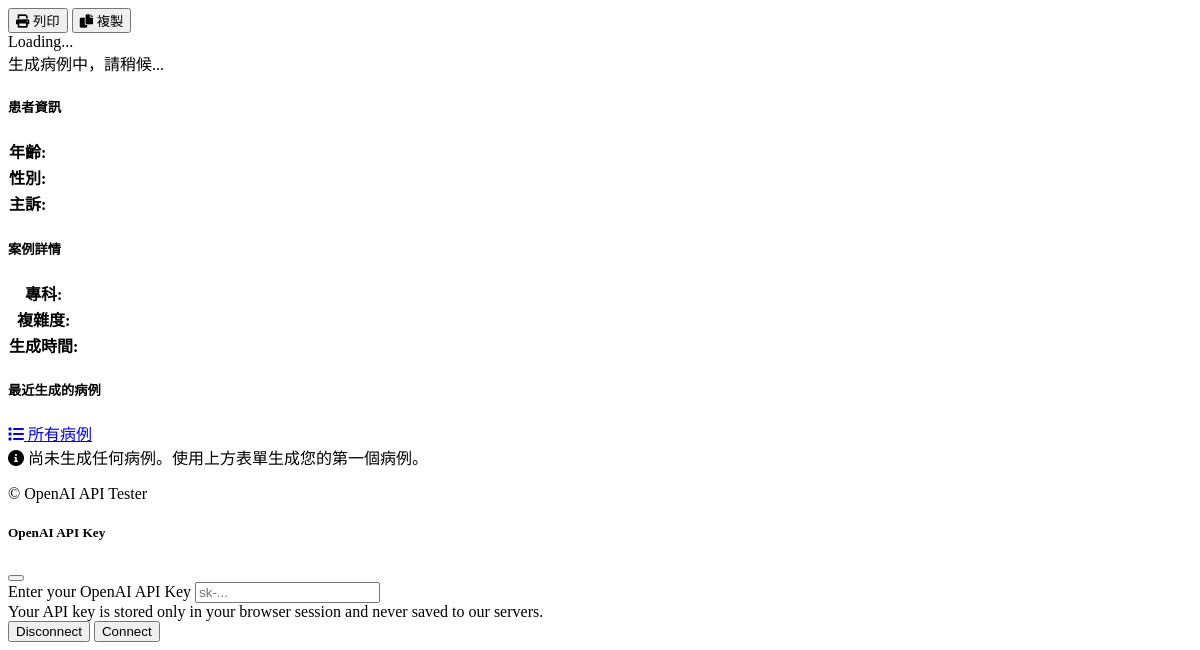
/medical (lower part), run on an earlier commit of the app's database.
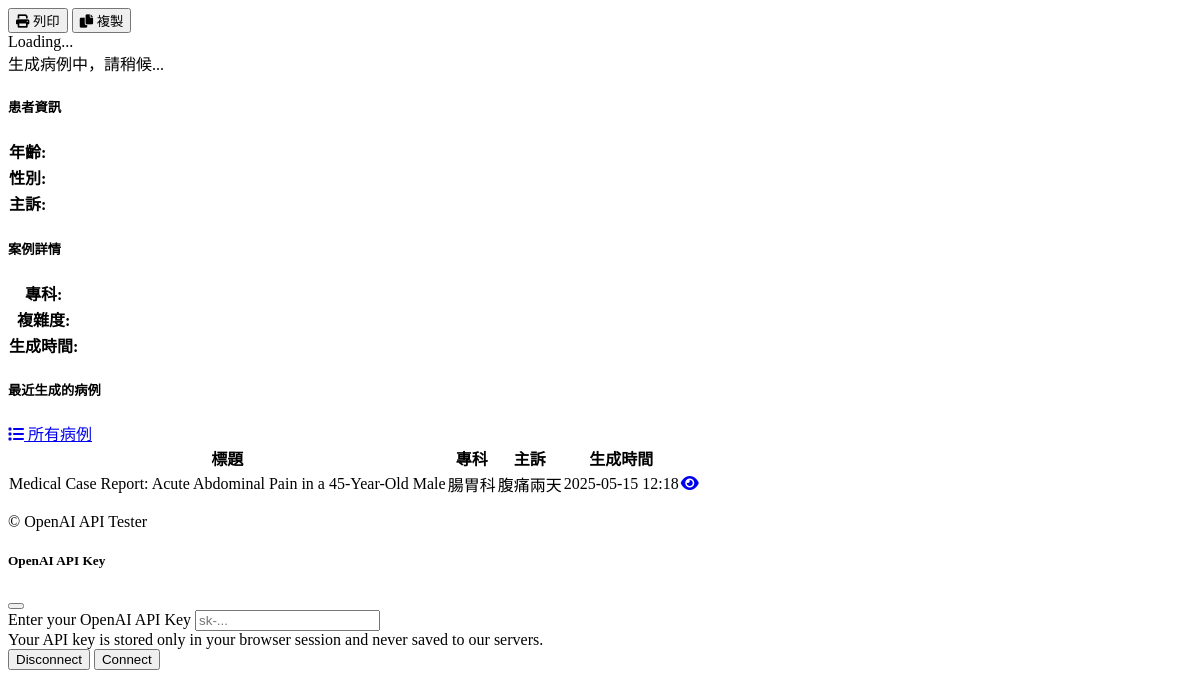
And on a later commit of the database.
### models/medical_case.py (models this page shows, shortened)
class MedicalCase(db.Model):
    id = db.Column(db.Integer, primary_key=True)
    title = db.Column(db.String(200), nullable=False)
    patient_age = db.Column(db.Integer, nullable=True)
    patient_gender = db.Column(db.String(20), nullable=True)
    chief_complaint = db.Column(db.Text, nullable=False)
    history_present_illness = db.Column(db.Text, nullable=True)
    past_medical_history = db.Column(db.Text, nullable=True)
    medications = db.Column(db.Text, nullable=True)
    allergies = db.Column(db.Text, nullable=True)
    family_history = db.Column(db.Text, nullable=True)
    social_history = db.Column(db.Text, nullable=True)
    physical_examination = db.Column(db.Text, nullable=True)
    vital_signs = db.Column(db.Text, nullable=True)
    laboratory_results = db.Column(db.Text, nullable=True)
    imaging_results = db.Column(db.Text, nullable=True)
    assessment = db.Column(db.Text, nullable=True)
    plan = db.Column(db.Text, nullable=True)
    specialty_id = db.Column(db.Integer, db.ForeignKey('medical_specialty.id'), nullable=True)
    diagnoses = db.relationship('Diagnosis', backref='case', lazy=True, cascade="all, delete-orphan")
    prompt_used = db.Column(db.Text, nullable=True)
    system_message = db.Column(db.Text, nullable=True)
    ai_model = db.Column(db.String(50), nullable=True)
    created_at = db.Column(db.DateTime, default=datetime.utcnow)
    updated_at = db.Column(db.DateTime, default=datetime.utcnow, onupdate=datetime.utcnow)

class MedicalSpecialty(db.Model):
    id = db.Column(db.Integer, primary_key=True)
    name = db.Column(db.String(100), nullable=False, unique=True)
    description = db.Column(db.Text, nullable=True)
    cases = db.relationship('MedicalCase', backref='specialty', lazy=True)

### routes/medical_routes.py (the view)
@app.route('/medical', methods=['GET'])
def medical_home():
    api_key = get_api_key()
    api_connected = api_key is not None
    specialties = MedicalSpecialty.query.order_by(MedicalSpecialty.name).all()
    recent_cases = MedicalCase.query.order_by(MedicalCase.created_at.desc()).limit(5).all()
    templates = CaseTemplate.query.order_by(CaseTemplate.name).all()
    return render_template(
        'medical/home.html',
        api_connected=api_connected,
        specialties=specialties,
        recent_cases=recent_cases,
        templates=templates
    )

### utils.py (called while the page is built)
def get_api_key():
    if 'api_key' in session and session['api_key']:
        return session['api_key']
    env_api_key = os.environ.get("OPENAI_API_KEY")
    if env_api_key:
        return env_api_key
    return None

### templates/medical/home.html (shortened to what the changed rows need)
{% extends 'layout.html' %}
{% block content %}
<div class="container py-4">
    <div class="row mb-4 d-none" id="resultSection">
        <div class="col-12">
            <div class="card shadow-sm">
                <div class="card-body">
                    <div id="caseResult" class="d-none">
                        <div class="row mb-4">
                            <div class="col-md-6">
                                <div class="card h-100">
                                    <div class="card-body">
                                        <table class="table table-sm">
                                            <tr>
                                                <th width="30%">年齡:</th>
                                            </tr>
                                            <tr>
                                                <th>性別:</th>
                                            </tr>
                                            <tr>
                                                <th>主訴:</th>
                                            </tr>
                                        </table>
                                    </div>
                                </div>
                            </div>
                            <div class="col-md-6">
                                <div class="card h-100">
                                    <div class="card-body">
                                        <table class="table table-sm">
                                            <tr>
                                                <th width="30%">專科:</th>
                                            </tr>
                                            <tr>
                                                <th>複雜度:</th>
                                            </tr>
                                            <tr>
                                                <th>生成時間:</th>
                                            </tr>
                                        </table>
                                    </div>
                                </div>
                            </div>
                        </div>
                    </div>
                </div>
            </div>
        </div>
    </div>
    <div class="row">
        <div class="col-12">
            <div class="card shadow-sm">
                <div class="card-body">
                    {% if recent_cases %}
                        <div class="table-responsive">
                            <table class="table table-hover">
                                <thead>
                                    <tr>
                                        <th>標題</th>
                                        <th>專科</th>
                                        <th>主訴</th>
                                        <th>生成時間</th>
                                        <th></th>
                                    </tr>
                                </thead>
                                <tbody>
                                    {% for case in recent_cases %}
                                        <tr>
                                            <td>{{ case.title }}</td>
                                            <td>{{ case.specialty.name if case.specialty else "未指定" }}</td>
                                            <td>{{ case.chief_complaint }}</td>
                                            <td>{{ case.created_at.strftime('%Y-%m-%d %H:%M') }}</td>
                                            <td>
                                                <a href="{{ url_for('view_case', id=case.id) }}" class="btn btn-sm btn-outline-info">
                                                    <i class="fas fa-eye"></i>
                                                </a>
                                            </td>
                                        </tr>
                                    {% endfor %}
                                </tbody>
                            </table>
                        </div>
                    {% else %}
                        <div class="alert alert-info">
                            <i class="fas fa-info-circle me-2"></i> 尚未生成任何病例。使用上方表單生成您的第一個病例。
                        </div>
                    {% endif %}
                </div>
            </div>
        </div>
    </div>
</div>
{% endblock %}

What changed in the data, as far as the page shows it:
added MedicalCase: title "Medical Case Report: Acute Abdominal Pain in a 45-Year-Old Male", specialty "腸胃科", chief_complaint "腹痛兩天", created_at "2025-05-15 12:18"
Also different on the page:
text no longer shown: "尚未生成任何病例。使用上方表單生成您的第一個病例。"
text now shown: "標題 專科 主訴 生成時間"
